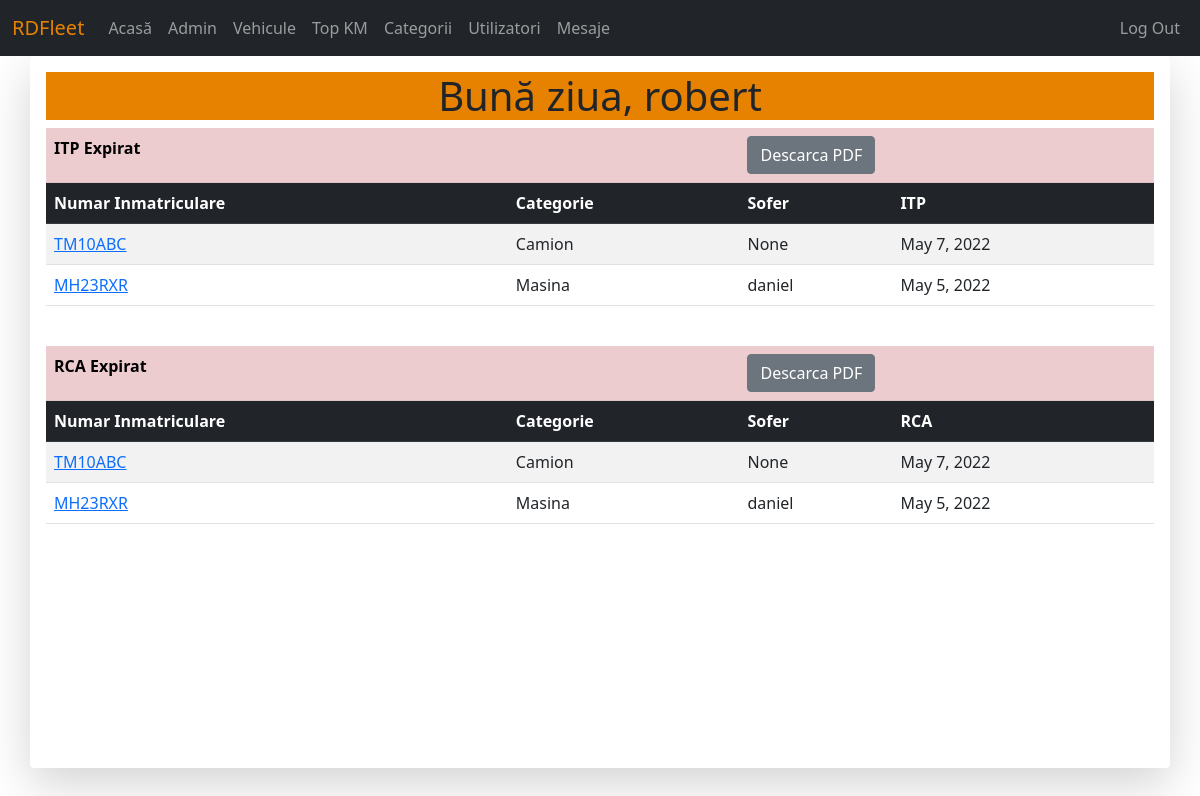
Before: / (signed in) with the older database file.
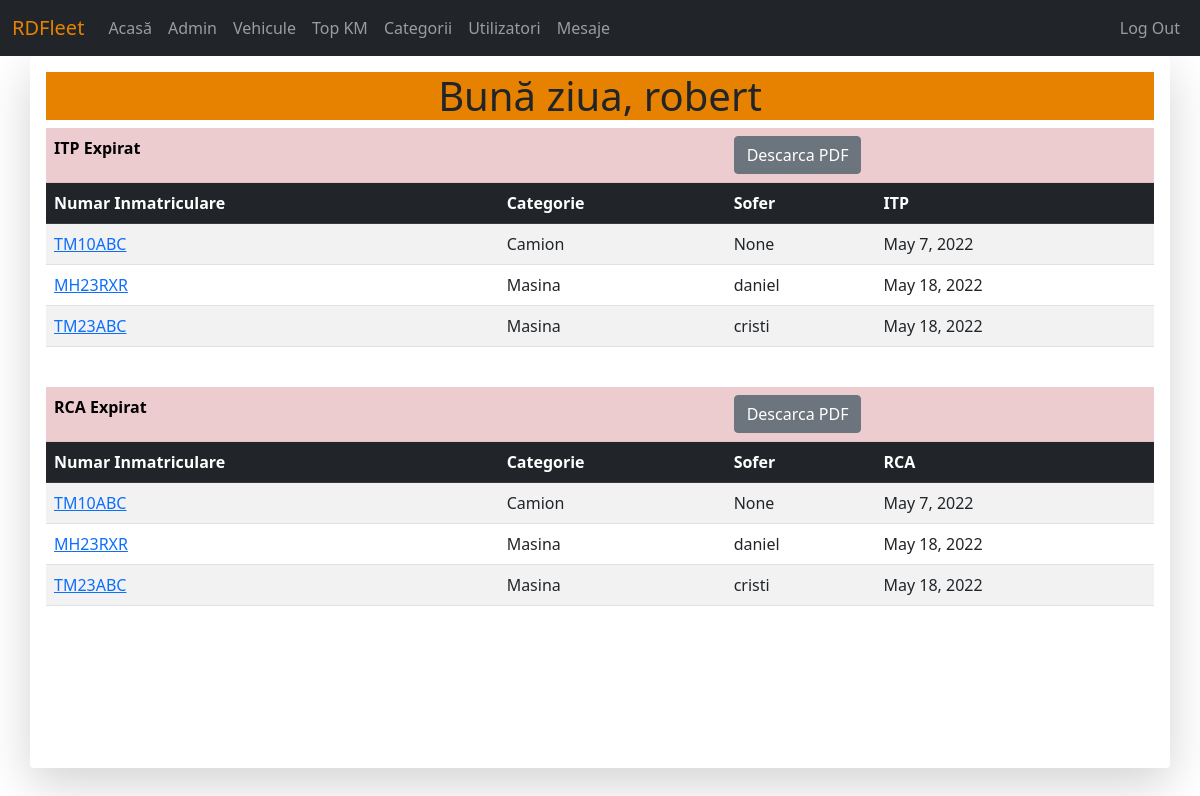
After: the same page with the newer database file.
### vehicles/models.py (models this page shows, shortened)
class Vehicle(models.Model):
	vehicle_plate = models.CharField(max_length = 10, unique = True, verbose_name = "Număr înmatriculare")
	vehicle_odometer = models.PositiveIntegerField(verbose_name = "Kilometraj")
	vehicle_itp = models.DateField(verbose_name = "ITP expiră la")
	vehicle_rca = models.DateField(verbose_name = "RCA expiră la")
	vehicle_last_service = models.PositiveIntegerField(verbose_name = "Ultimul service efectuat KM")
	vehicle_driver = models.ForeignKey(settings.AUTH_USER_MODEL, on_delete=models.SET_NULL, null = True, verbose_name = "Șoferul", blank = True)
	vehicle_category = models.ForeignKey(Category, on_delete=models.SET_NULL, null = True, verbose_name = "Categoria", blank = True)
	def get_absolute_url(self):
		return reverse("vehicle-detail-view", kwargs={"id":self.id})

class Category(models.Model):
	category_name = models.CharField(max_length = 50, unique = True, verbose_name = "Categorie")
	def __str__(self):
		return self.category_name

### pages/views.py (the view, shortened to what this page needs)
# urls.py: path('', views.HomeView.as_view(), name='home'),
class HomeView(View):
	template_name = 'pages/default.html'
	def get(self, request, *args, **kwargs):
		if not request.user.is_authenticated:
			return render(request, self.template_name)
		if request.user.is_superuser:
			self.template_name = 'pages/home_admin.html'
			today = datetime.date.today()
			month = today + relativedelta(months=1)
			itp_expirat = Vehicle.objects.filter(vehicle_itp__lte=today)
			itp_luna = Vehicle.objects.filter(vehicle_itp__lte=month).exclude(vehicle_itp__lte=today)
			rca_expirat = Vehicle.objects.filter(vehicle_rca__lte=today)
			rca_luna = Vehicle.objects.filter(vehicle_rca__lte=month).exclude(vehicle_rca__lte=today)
			context={
				'itp_expirat':itp_expirat,
				'itp_luna':itp_luna,
				'rca_expirat':rca_expirat,
				'rca_luna':rca_luna,
			}
			if not itp_expirat.exists():
				context['itp_expirat'] = None
			if not itp_luna.exists():
				context['itp_luna'] = None
			if not rca_expirat.exists():
				context['rca_expirat'] = None
			if not rca_luna.exists():
				context['rca_luna'] = None
			return render(request, self.template_name,context)
		context = {'vehicle' : self.get_obj(request)}
		self.template_name = 'pages/home.html'
		return render(request, self.template_name, context)

### pages/templates/pages/home_admin.html (shortened to what this page needs)
{% extends 'base.html' %}
{% block content %}
	<h1 style="background-color: #e78200; text-align: center;">Bună ziua, {{ user.username }}</h1>
	{% if itp_expirat %}
	<table class="table table-striped table-hover" id="itp-expirat">
		<tr scope="row" class="table-danger">
			<th colspan="2">ITP Expirat</th>
			<th colspan="2"><button class="btn btn-secondary" type="button" id="btnitpexpirat">Descarca PDF</button></th>
		</tr>
		<tr scope="row" class="table-dark">
			<th>Numar Inmatriculare</th>
			<th>Categorie</th>
			<th>Sofer</th>
			<th>ITP</th>
		</tr>
		<tr scope="row">{% for vehicle in itp_expirat %}
			<td><a href="{{ vehicle.get_absolute_url }}">{{ vehicle.vehicle_plate }}</a></td>
			<td>{{ vehicle.vehicle_category }}</td>
			<td>{{ vehicle.vehicle_driver }}</td>
			<td>{{ vehicle.vehicle_itp }}</td>
		</tr>{% endfor %}
	</table>
	<br>
	{% endif %}
	{% if rca_expirat %}
	<table class="table table-striped table-hover" id="rca-expirat">
		<tr scope="row" class="table-danger">
			<th colspan="2">RCA Expirat</th>
			<th colspan="2"><button class="btn btn-secondary" type="button" id="btnrcaexpirat">Descarca PDF</button></th>
		</tr>
		<tr scope="row" class="table-dark">
			<th>Numar Inmatriculare</th>
			<th>Categorie</th>
			<th>Sofer</th>
			<th>RCA</th>
		</tr>
		<tr scope="row">{% for vehicle in rca_expirat %}
			<td><a href="{{ vehicle.get_absolute_url }}">{{ vehicle.vehicle_plate }}</a></td>
			<td>{{ vehicle.vehicle_category }}</td>
			<td>{{ vehicle.vehicle_driver }}</td>
			<td>{{ vehicle.vehicle_rca }}</td>
		</tr>{% endfor %}
	</table>
	<br>
	{% endif %}
{% endblock %}

Changed rows visible on the page:
changed Vehicle "MH23RXR": vehicle_itp "May 5, 2022" → "May 18, 2022"; vehicle_rca "May 5, 2022" → "May 18, 2022"
added Vehicle: vehicle_plate "TM23ABC", vehicle_category "Masina", vehicle_driver "cristi", vehicle_itp "May 18, 2022", vehicle_rca "May 18, 2022"
